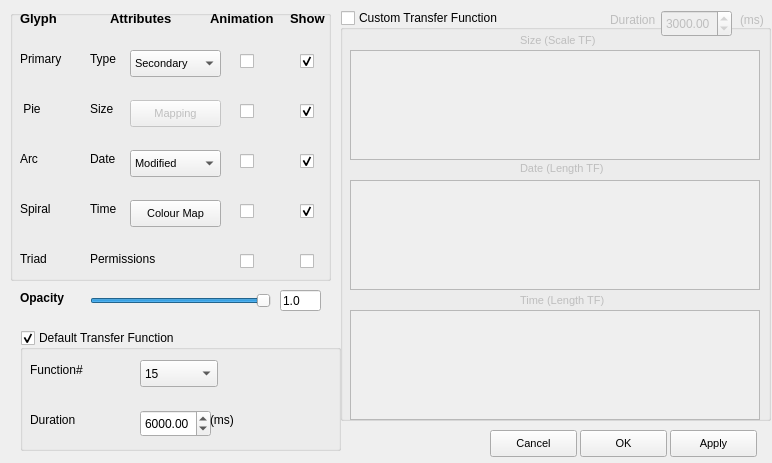
<?xml version="1.0" encoding="UTF-8"?>
<ui version="4.0">
 <class>Mapping</class>
 <widget class="QWidget" name="Mapping">
  <property name="enabled">
   <bool>true</bool>
  </property>
  <property name="geometry">
   <rect>
    <x>0</x>
    <y>0</y>
    <width>772</width>
    <height>463</height>
   </rect>
  </property>
  <property name="font">
   <font>
    <pointsize>8</pointsize>
   </font>
  </property>
  <property name="windowTitle">
   <string>Visual Mapping</string>
  </property>
  <widget class="QGroupBox" name="groupBox">
   <property name="geometry">
    <rect>
     <x>10</x>
     <y>10</y>
     <width>321</width>
     <height>271</height>
    </rect>
   </property>
   <property name="font">
    <font>
     <pointsize>9</pointsize>
    </font>
   </property>
   <property name="title">
    <string/>
   </property>
   <widget class="QLabel" name="label_14">
    <property name="geometry">
     <rect>
      <x>80</x>
      <y>240</y>
      <width>71</width>
      <height>17</height>
     </rect>
    </property>
    <property name="text">
     <string>Permissions</string>
    </property>
   </widget>
   <widget class="QCheckBox" name="dateAnCheckBox">
    <property name="geometry">
     <rect>
      <x>230</x>
      <y>140</y>
      <width>21</width>
      <height>22</height>
     </rect>
    </property>
    <property name="text">
     <string/>
    </property>
    <property name="checked">
     <bool>false</bool>
    </property>
   </widget>
   <widget class="QLabel" name="label_8">
    <property name="geometry">
     <rect>
      <x>10</x>
      <y>240</y>
      <width>81</width>
      <height>17</height>
     </rect>
    </property>
    <property name="text">
     <string>Triad</string>
    </property>
   </widget>
   <widget class="QCheckBox" name="sizeShowCheckBox">
    <property name="geometry">
     <rect>
      <x>290</x>
      <y>90</y>
      <width>21</width>
      <height>22</height>
     </rect>
    </property>
    <property name="text">
     <string/>
    </property>
    <property name="checked">
     <bool>true</bool>
    </property>
   </widget>
   <widget class="QCheckBox" name="permissionAnCheckBox">
    <property name="geometry">
     <rect>
      <x>230</x>
      <y>240</y>
      <width>21</width>
      <height>22</height>
     </rect>
    </property>
    <property name="text">
     <string/>
    </property>
    <property name="checked">
     <bool>false</bool>
    </property>
   </widget>
   <widget class="QCheckBox" name="typeShowCheckBox">
    <property name="geometry">
     <rect>
      <x>290</x>
      <y>40</y>
      <width>21</width>
      <height>22</height>
     </rect>
    </property>
    <property name="text">
     <string/>
    </property>
    <property name="checked">
     <bool>true</bool>
    </property>
   </widget>
   <widget class="QLabel" name="label_7">
    <property name="geometry">
     <rect>
      <x>10</x>
      <y>140</y>
      <width>55</width>
      <height>17</height>
     </rect>
    </property>
    <property name="text">
     <string>Arc</string>
    </property>
   </widget>
   <widget class="QLabel" name="label_6">
    <property name="geometry">
     <rect>
      <x>10</x>
      <y>90</y>
      <width>71</width>
      <height>17</height>
     </rect>
    </property>
    <property name="text">
     <string> Pie</string>
    </property>
   </widget>
   <widget class="QCheckBox" name="timeShowCheckBox">
    <property name="geometry">
     <rect>
      <x>290</x>
      <y>190</y>
      <width>21</width>
      <height>22</height>
     </rect>
    </property>
    <property name="text">
     <string/>
    </property>
    <property name="checked">
     <bool>true</bool>
    </property>
   </widget>
   <widget class="QCheckBox" name="sizeAnCheckBox">
    <property name="geometry">
     <rect>
      <x>230</x>
      <y>90</y>
      <width>21</width>
      <height>22</height>
     </rect>
    </property>
    <property name="text">
     <string/>
    </property>
    <property name="checked">
     <bool>false</bool>
    </property>
   </widget>
   <widget class="QLabel" name="label_10">
    <property name="geometry">
     <rect>
      <x>80</x>
      <y>40</y>
      <width>31</width>
      <height>17</height>
     </rect>
    </property>
    <property name="text">
     <string>Type</string>
    </property>
   </widget>
   <widget class="QLabel" name="label_9">
    <property name="geometry">
     <rect>
      <x>10</x>
      <y>190</y>
      <width>55</width>
      <height>17</height>
     </rect>
    </property>
    <property name="text">
     <string>Spiral</string>
    </property>
   </widget>
   <widget class="QLabel" name="label_2">
    <property name="geometry">
     <rect>
      <x>100</x>
      <y>0</y>
      <width>81</width>
      <height>17</height>
     </rect>
    </property>
    <property name="font">
     <font>
      <pointsize>10</pointsize>
      <weight>75</weight>
      <bold>true</bold>
     </font>
    </property>
    <property name="text">
     <string>Attributes</string>
    </property>
   </widget>
   <widget class="QLabel" name="label_5">
    <property name="geometry">
     <rect>
      <x>10</x>
      <y>40</y>
      <width>55</width>
      <height>17</height>
     </rect>
    </property>
    <property name="text">
     <string>Primary</string>
    </property>
   </widget>
   <widget class="QComboBox" name="typeComboBox">
    <property name="geometry">
     <rect>
      <x>120</x>
      <y>40</y>
      <width>91</width>
      <height>27</height>
     </rect>
    </property>
    <property name="font">
     <font>
      <pointsize>8</pointsize>
     </font>
    </property>
    <item>
     <property name="text">
      <string>Secondary</string>
     </property>
    </item>
    <item>
     <property name="text">
      <string>Primary</string>
     </property>
    </item>
   </widget>
   <widget class="QComboBox" name="dateComboBox">
    <property name="geometry">
     <rect>
      <x>120</x>
      <y>140</y>
      <width>91</width>
      <height>27</height>
     </rect>
    </property>
    <property name="font">
     <font>
      <pointsize>8</pointsize>
     </font>
    </property>
    <item>
     <property name="text">
      <string>Modified</string>
     </property>
    </item>
    <item>
     <property name="text">
      <string>Read</string>
     </property>
    </item>
    <item>
     <property name="text">
      <string>Created</string>
     </property>
    </item>
   </widget>
   <widget class="QCheckBox" name="dateShowCheckBox">
    <property name="geometry">
     <rect>
      <x>290</x>
      <y>140</y>
      <width>21</width>
      <height>22</height>
     </rect>
    </property>
    <property name="text">
     <string/>
    </property>
    <property name="checked">
     <bool>true</bool>
    </property>
   </widget>
   <widget class="QLabel" name="label">
    <property name="geometry">
     <rect>
      <x>10</x>
      <y>0</y>
      <width>51</width>
      <height>17</height>
     </rect>
    </property>
    <property name="font">
     <font>
      <pointsize>10</pointsize>
      <weight>75</weight>
      <bold>true</bold>
     </font>
    </property>
    <property name="text">
     <string>Glyph</string>
    </property>
   </widget>
   <widget class="QLabel" name="label_3">
    <property name="geometry">
     <rect>
      <x>200</x>
      <y>0</y>
      <width>81</width>
      <height>17</height>
     </rect>
    </property>
    <property name="font">
     <font>
      <pointsize>10</pointsize>
      <weight>75</weight>
      <bold>true</bold>
     </font>
    </property>
    <property name="text">
     <string>Animation</string>
    </property>
   </widget>
   <widget class="QLabel" name="label_11">
    <property name="geometry">
     <rect>
      <x>80</x>
      <y>90</y>
      <width>41</width>
      <height>17</height>
     </rect>
    </property>
    <property name="text">
     <string>Size</string>
    </property>
   </widget>
   <widget class="QPushButton" name="colormapButton">
    <property name="geometry">
     <rect>
      <x>120</x>
      <y>190</y>
      <width>91</width>
      <height>27</height>
     </rect>
    </property>
    <property name="font">
     <font>
      <pointsize>8</pointsize>
     </font>
    </property>
    <property name="text">
     <string>Colour Map</string>
    </property>
   </widget>
   <widget class="QCheckBox" name="permissionShowCheckBox">
    <property name="geometry">
     <rect>
      <x>290</x>
      <y>240</y>
      <width>21</width>
      <height>22</height>
     </rect>
    </property>
    <property name="text">
     <string/>
    </property>
    <property name="checked">
     <bool>false</bool>
    </property>
   </widget>
   <widget class="QCheckBox" name="typeAnCheckBox">
    <property name="enabled">
     <bool>true</bool>
    </property>
    <property name="geometry">
     <rect>
      <x>230</x>
      <y>40</y>
      <width>21</width>
      <height>22</height>
     </rect>
    </property>
    <property name="text">
     <string/>
    </property>
    <property name="checked">
     <bool>false</bool>
    </property>
   </widget>
   <widget class="QCheckBox" name="timeAnCheckBox">
    <property name="geometry">
     <rect>
      <x>230</x>
      <y>190</y>
      <width>21</width>
      <height>22</height>
     </rect>
    </property>
    <property name="text">
     <string/>
    </property>
    <property name="checked">
     <bool>false</bool>
    </property>
   </widget>
   <widget class="QLabel" name="label_4">
    <property name="geometry">
     <rect>
      <x>280</x>
      <y>0</y>
      <width>41</width>
      <height>17</height>
     </rect>
    </property>
    <property name="font">
     <font>
      <pointsize>10</pointsize>
      <weight>75</weight>
      <bold>true</bold>
     </font>
    </property>
    <property name="text">
     <string>Show</string>
    </property>
   </widget>
   <widget class="QLabel" name="label_12">
    <property name="geometry">
     <rect>
      <x>80</x>
      <y>140</y>
      <width>41</width>
      <height>17</height>
     </rect>
    </property>
    <property name="text">
     <string>Date</string>
    </property>
   </widget>
   <widget class="QLabel" name="label_13">
    <property name="geometry">
     <rect>
      <x>80</x>
      <y>190</y>
      <width>41</width>
      <height>17</height>
     </rect>
    </property>
    <property name="text">
     <string>Time</string>
    </property>
   </widget>
   <widget class="QPushButton" name="colormapButton_2">
    <property name="enabled">
     <bool>false</bool>
    </property>
    <property name="geometry">
     <rect>
      <x>120</x>
      <y>90</y>
      <width>91</width>
      <height>27</height>
     </rect>
    </property>
    <property name="font">
     <font>
      <pointsize>8</pointsize>
     </font>
    </property>
    <property name="text">
     <string>Mapping</string>
    </property>
   </widget>
  </widget>
  <widget class="QGroupBox" name="customGroupBox">
   <property name="geometry">
    <rect>
     <x>340</x>
     <y>10</y>
     <width>431</width>
     <height>411</height>
    </rect>
   </property>
   <property name="font">
    <font>
     <pointsize>9</pointsize>
    </font>
   </property>
   <property name="title">
    <string>Custom Transfer Function</string>
   </property>
   <property name="checkable">
    <bool>true</bool>
   </property>
   <property name="checked">
    <bool>false</bool>
   </property>
   <widget class="TransferFunction" name="sizeTF">
    <property name="geometry">
     <rect>
      <x>10</x>
      <y>40</y>
      <width>410</width>
      <height>110</height>
     </rect>
    </property>
    <property name="minimumSize">
     <size>
      <width>410</width>
      <height>110</height>
     </size>
    </property>
   </widget>
   <widget class="TransferFunction" name="dateTF">
    <property name="geometry">
     <rect>
      <x>10</x>
      <y>170</y>
      <width>410</width>
      <height>110</height>
     </rect>
    </property>
    <property name="minimumSize">
     <size>
      <width>410</width>
      <height>110</height>
     </size>
    </property>
   </widget>
   <widget class="TransferFunction" name="timeTF">
    <property name="geometry">
     <rect>
      <x>10</x>
      <y>300</y>
      <width>410</width>
      <height>110</height>
     </rect>
    </property>
    <property name="minimumSize">
     <size>
      <width>410</width>
      <height>110</height>
     </size>
    </property>
   </widget>
   <widget class="QLabel" name="label_17">
    <property name="geometry">
     <rect>
      <x>180</x>
      <y>20</y>
      <width>91</width>
      <height>20</height>
     </rect>
    </property>
    <property name="font">
     <font>
      <pointsize>8</pointsize>
      <weight>50</weight>
      <bold>false</bold>
     </font>
    </property>
    <property name="text">
     <string>Size (Scale TF)</string>
    </property>
   </widget>
   <widget class="QLabel" name="label_16">
    <property name="geometry">
     <rect>
      <x>180</x>
      <y>150</y>
      <width>101</width>
      <height>17</height>
     </rect>
    </property>
    <property name="font">
     <font>
      <pointsize>8</pointsize>
      <weight>50</weight>
      <bold>false</bold>
     </font>
    </property>
    <property name="text">
     <string>Date (Length TF)</string>
    </property>
   </widget>
   <widget class="QLabel" name="label_15">
    <property name="geometry">
     <rect>
      <x>180</x>
      <y>280</y>
      <width>101</width>
      <height>20</height>
     </rect>
    </property>
    <property name="font">
     <font>
      <pointsize>8</pointsize>
      <weight>50</weight>
      <bold>false</bold>
     </font>
    </property>
    <property name="text">
     <string>Time (Length TF)</string>
    </property>
   </widget>
   <widget class="QLabel" name="label_18">
    <property name="geometry">
     <rect>
      <x>270</x>
      <y>0</y>
      <width>61</width>
      <height>20</height>
     </rect>
    </property>
    <property name="text">
     <string>Duration</string>
    </property>
   </widget>
   <widget class="QDoubleSpinBox" name="customDurationSpinBox">
    <property name="geometry">
     <rect>
      <x>321</x>
      <y>0</y>
      <width>71</width>
      <height>27</height>
     </rect>
    </property>
    <property name="minimum">
     <double>1500.000000000000000</double>
    </property>
    <property name="maximum">
     <double>100000.000000000000000</double>
    </property>
    <property name="singleStep">
     <double>1000.000000000000000</double>
    </property>
    <property name="value">
     <double>3000.000000000000000</double>
    </property>
   </widget>
   <widget class="QLabel" name="label_22">
    <property name="geometry">
     <rect>
      <x>400</x>
      <y>0</y>
      <width>31</width>
      <height>20</height>
     </rect>
    </property>
    <property name="text">
     <string>(ms)</string>
    </property>
   </widget>
  </widget>
  <widget class="QGroupBox" name="defaultGroupBox">
   <property name="geometry">
    <rect>
     <x>20</x>
     <y>330</y>
     <width>321</width>
     <height>121</height>
    </rect>
   </property>
   <property name="font">
    <font>
     <pointsize>9</pointsize>
    </font>
   </property>
   <property name="title">
    <string>Default Transfer Function</string>
   </property>
   <property name="checkable">
    <bool>true</bool>
   </property>
   <widget class="QLabel" name="label_19">
    <property name="geometry">
     <rect>
      <x>10</x>
      <y>80</y>
      <width>81</width>
      <height>20</height>
     </rect>
    </property>
    <property name="text">
     <string>Duration </string>
    </property>
   </widget>
   <widget class="QDoubleSpinBox" name="defaultDurationSpinBox">
    <property name="geometry">
     <rect>
      <x>120</x>
      <y>80</y>
      <width>71</width>
      <height>27</height>
     </rect>
    </property>
    <property name="minimum">
     <double>1000.000000000000000</double>
    </property>
    <property name="maximum">
     <double>10000.000000000000000</double>
    </property>
    <property name="singleStep">
     <double>200.000000000000000</double>
    </property>
    <property name="value">
     <double>6000.000000000000000</double>
    </property>
   </widget>
   <widget class="QComboBox" name="defaultTFComboBox">
    <property name="geometry">
     <rect>
      <x>120</x>
      <y>30</y>
      <width>78</width>
      <height>27</height>
     </rect>
    </property>
    <item>
     <property name="text">
      <string>15</string>
     </property>
    </item>
    <item>
     <property name="text">
      <string>14</string>
     </property>
    </item>
    <item>
     <property name="text">
      <string>New Item</string>
     </property>
    </item>
   </widget>
   <widget class="QLabel" name="label_20">
    <property name="geometry">
     <rect>
      <x>10</x>
      <y>30</y>
      <width>81</width>
      <height>20</height>
     </rect>
    </property>
    <property name="text">
     <string>Function#</string>
    </property>
   </widget>
   <widget class="QLabel" name="label_21">
    <property name="geometry">
     <rect>
      <x>190</x>
      <y>80</y>
      <width>51</width>
      <height>20</height>
     </rect>
    </property>
    <property name="text">
     <string>(ms)</string>
    </property>
   </widget>
  </widget>
  <widget class="QPushButton" name="applyButton">
   <property name="geometry">
    <rect>
     <x>670</x>
     <y>430</y>
     <width>87</width>
     <height>27</height>
    </rect>
   </property>
   <property name="text">
    <string>Apply</string>
   </property>
  </widget>
  <widget class="QPushButton" name="pushButton">
   <property name="geometry">
    <rect>
     <x>490</x>
     <y>430</y>
     <width>87</width>
     <height>27</height>
    </rect>
   </property>
   <property name="text">
    <string>Cancel</string>
   </property>
  </widget>
  <widget class="QPushButton" name="pushButton_2">
   <property name="geometry">
    <rect>
     <x>580</x>
     <y>430</y>
     <width>87</width>
     <height>27</height>
    </rect>
   </property>
   <property name="text">
    <string>OK</string>
   </property>
  </widget>
  <widget class="QSlider" name="opacitySlider">
   <property name="geometry">
    <rect>
     <x>90</x>
     <y>290</y>
     <width>181</width>
     <height>22</height>
    </rect>
   </property>
   <property name="maximum">
    <number>10</number>
   </property>
   <property name="value">
    <number>10</number>
   </property>
   <property name="orientation">
    <enum>Qt::Horizontal</enum>
   </property>
  </widget>
  <widget class="QLabel" name="label_23">
   <property name="geometry">
    <rect>
     <x>20</x>
     <y>290</y>
     <width>61</width>
     <height>16</height>
    </rect>
   </property>
   <property name="font">
    <font>
     <pointsize>9</pointsize>
     <weight>75</weight>
     <bold>true</bold>
    </font>
   </property>
   <property name="text">
    <string>Opacity</string>
   </property>
  </widget>
  <widget class="QLineEdit" name="opacityLineEdit">
   <property name="geometry">
    <rect>
     <x>280</x>
     <y>290</y>
     <width>41</width>
     <height>21</height>
    </rect>
   </property>
   <property name="font">
    <font>
     <pointsize>9</pointsize>
    </font>
   </property>
   <property name="text">
    <string>1.0</string>
   </property>
  </widget>
 </widget>
 <customwidgets>
  <customwidget>
   <class>TransferFunction</class>
   <extends>QGraphicsView</extends>
   <header>TransferFunction.h</header>
  </customwidget>
 </customwidgets>
 <resources/>
 <connections/>
</ui>
